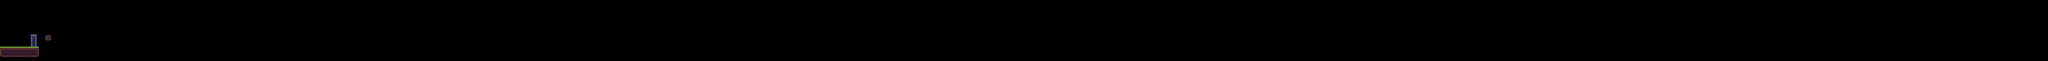

A 2D game scene composited from a Tiled map and its tileset images. What follows is a short description and the map's XML, with each tile layer's data collapsed to a summary:
An orthogonal 1000x30 tile map with 16x16 px tiles, 1 tile layer (Tile Layer 1).

<map version="1.8" tiledversion="1.8.0" orientation="orthogonal" renderorder="right-down" width="1000" height="30" tilewidth="16" tileheight="16" infinite="0" nextlayerid="2" nextobjectid="1">
 <tileset firstgid="1" source="FreeCuteTileset.tsx" />
 <layer id="1" name="Tile Layer 1" width="1000" height="30">
  <data>[30000 cells, 122 non-empty, 25 distinct tile ids]</data>
 </layer>
</map>
